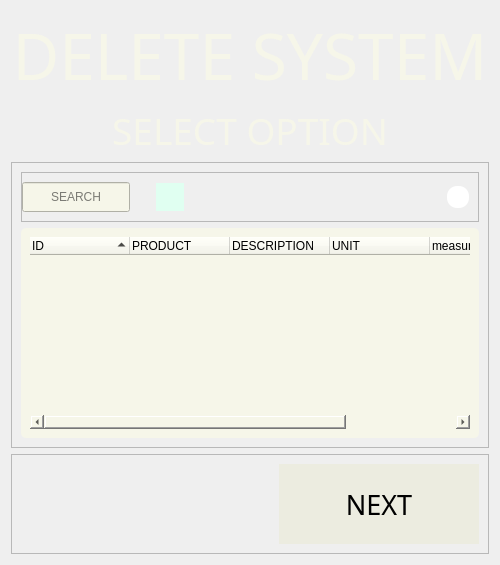
         <widget class="QWidget" name="rmpd">
          <layout class="QVBoxLayout" name="verticalLayout_37">
           <item>
            <widget class="QLabel" name="rmpd_lb_ds">
             <property name="font">
              <font>
               <family>Voga </family>
               <pointsize>48</pointsize>
               <weight>50</weight>
               <italic>false</italic>
               <bold>false</bold>
              </font>
             </property>
             <property name="styleSheet">
              <string notr="true">font: 48pt &quot;Voga &quot;;
 color:#f6f6e9;</string>
             </property>
             <property name="text">
              <string>DELETE SYSTEM</string>
             </property>
             <property name="alignment">
              <set>Qt::AlignCenter</set>
             </property>
            </widget>
           </item>
           <item>
            <widget class="QLabel" name="rmpd_lb_so">
             <property name="font">
              <font>
               <family>Fira Sans</family>
               <pointsize>28</pointsize>
               <weight>62</weight>
               <italic>false</italic>
               <bold>true</bold>
              </font>
             </property>
             <property name="styleSheet">
              <string notr="true">color:#f6f6e9;
font: 500 28pt &quot;Fira Sans&quot;;
</string>
             </property>
             <property name="text">
              <string>SELECT OPTION</string>
             </property>
             <property name="alignment">
              <set>Qt::AlignCenter</set>
             </property>
            </widget>
           </item>
           <item>
            <widget class="QStackedWidget" name="rmpd_stackedWidget">
             <property name="sizePolicy">
              <sizepolicy hsizetype="Preferred" vsizetype="MinimumExpanding">
               <horstretch>0</horstretch>
               <verstretch>0</verstretch>
              </sizepolicy>
             </property>
             <property name="frameShape">
              <enum>QFrame::StyledPanel</enum>
             </property>
             <property name="frameShadow">
              <enum>QFrame::Raised</enum>
             </property>
             <property name="currentIndex">
              <number>0</number>
             </property>
             <widget class="QWidget" name="rmpd_slct">
              <layout class="QVBoxLayout" name="verticalLayout_34">
               <item>
                <widget class="QFrame" name="rmpd_slct_f1">
                 <property name="sizePolicy">
                  <sizepolicy hsizetype="Preferred" vsizetype="Maximum">
                   <horstretch>0</horstretch>
                   <verstretch>0</verstretch>
                  </sizepolicy>
                 </property>
                 <property name="minimumSize">
                  <size>
                   <width>0</width>
                   <height>50</height>
                  </size>
                 </property>
                 <property name="frameShape">
                  <enum>QFrame::StyledPanel</enum>
                 </property>
                 <property name="frameShadow">
                  <enum>QFrame::Raised</enum>
                 </property>
                 <layout class="QHBoxLayout" name="horizontalLayout_37">
                  <property name="leftMargin">
                   <number>0</number>
                  </property>
                  <item>
                   <widget class="QLineEdit" name="rmpd_slct_src">
                    <property name="sizePolicy">
                     <sizepolicy hsizetype="MinimumExpanding" vsizetype="Fixed">
                      <horstretch>0</horstretch>
                      <verstretch>0</verstretch>
                     </sizepolicy>
                    </property>
                    <property name="minimumSize">
                     <size>
                      <width>0</width>
                      <height>30</height>
                     </size>
                    </property>
                    <property name="maximumSize">
                     <size>
                      <width>500</width>
                      <height>16777215</height>
                     </size>
                    </property>
                    <property name="toolTip">
                     <string>&lt;html&gt;&lt;head/&gt;&lt;body&gt;&lt;p&gt; INSERT PRODUCT NAME&lt;/p&gt;&lt;/body&gt;&lt;/html&gt;</string>
                    </property>
                    <property name="statusTip">
                     <string/>
                    </property>
                    <property name="styleSheet">
                     <string notr="true">QLineEdit{
background-color: rgb(246, 246, 233);
}
QToolTip { 
color: rgb(246, 246, 233);
background-color:rgb(31, 80, 20);
 border: 0px; 
font: 12pt &quot;Fira Sans &quot;;
}</string>
                    </property>
                    <property name="alignment">
                     <set>Qt::AlignCenter</set>
                    </property>
                    <property name="placeholderText">
                     <string>SEARCH</string>
                    </property>
                   </widget>
                  </item>
                  <item>
                   <spacer name="horizontalSpacer_32">
                    <property name="orientation">
                     <enum>Qt::Horizontal</enum>
                    </property>
                    <property name="sizeType">
                     <enum>QSizePolicy::Maximum</enum>
                    </property>
                    <property name="sizeHint" stdset="0">
                     <size>
                      <width>20</width>
                      <height>20</height>
                     </size>
                    </property>
                   </spacer>
                  </item>
                  <item>
                   <widget class="QPushButton" name="rmpd_slct_btn">
                    <property name="sizePolicy">
                     <sizepolicy hsizetype="Minimum" vsizetype="Fixed">
                      <horstretch>0</horstretch>
                      <verstretch>0</verstretch>
                     </sizepolicy>
                    </property>
                    <property name="minimumSize">
                     <size>
                      <width>28</width>
                      <height>0</height>
                     </size>
                    </property>
                    <property name="maximumSize">
                     <size>
                      <width>10</width>
                      <height>28</height>
                     </size>
                    </property>
                    <property name="styleSheet">
                     <string notr="true">QPushButton:hover
{
    border: 3px solid  rgb(205, 255, 225);
	background-color: rgb(200, 255, 220);
}
QPushButton {
	background-image: url(:/img/Interface_files/glass_src.png);
	background-repeat: no-repeat;
	background-color: rgb(224, 255, 241);
	border: 3px solid rgb(224, 255, 241);
}

/*background: center;*/

/*background: center;*/
</string>
                    </property>
                    <property name="text">
                     <string/>
                    </property>
                   </widget>
                  </item>
                  <item>
                   <spacer name="horizontalSpacer_33">
                    <property name="orientation">
                     <enum>Qt::Horizontal</enum>
                    </property>
                    <property name="sizeHint" stdset="0">
                     <size>
                      <width>257</width>
                      <height>20</height>
                     </size>
                    </property>
                   </spacer>
                  </item>
                  <item>
                   <widget class="QFrame" name="rmpd_w_f">
                    <property name="sizePolicy">
                     <sizepolicy hsizetype="Maximum" vsizetype="Maximum">
                      <horstretch>0</horstretch>
                      <verstretch>0</verstretch>
                     </sizepolicy>
                    </property>
                    <property name="minimumSize">
                     <size>
                      <width>22</width>
                      <height>22</height>
                     </size>
                    </property>
                    <property name="maximumSize">
                     <size>
                      <width>22</width>
                      <height>22</height>
                     </size>
                    </property>
                    <property name="toolTip">
                     <string>&lt;html&gt;&lt;head/&gt;&lt;body&gt;&lt;p&gt;HOVER YOUR MOUSE OVER THE DESIRED FIELD FOR HELP&lt;/p&gt;&lt;/body&gt;&lt;/html&gt;</string>
                    </property>
                    <property name="statusTip">
                     <string/>
                    </property>
                    <property name="styleSheet">
                     <string notr="true">QFrame{
border-image: url(:/img/Interface_files/qestion.png) 0 0 0 0 sketch sketch;
background-color: rgb(255, 255, 255);
border-radius: 10px;
}
QToolTip { 
color: rgb(246, 246, 233);
background-color:rgb(31, 80, 20);
 border: 0px; 
font: 12pt &quot;Fira Sans &quot;;
}</string>
                    </property>
                    <property name="frameShape">
                     <enum>QFrame::StyledPanel</enum>
                    </property>
                    <property name="frameShadow">
                     <enum>QFrame::Raised</enum>
                    </property>
                   </widget>
                  </item>
                 </layout>
                </widget>
               </item>
               <item>
                <widget class="QFrame" name="rmpd_slct_f2">
                 <property name="styleSheet">
                  <string notr="true">background-color: rgb(246, 246, 233);
border-radius: 5px;
</string>
                 </property>
                 <property name="frameShape">
                  <enum>QFrame::StyledPanel</enum>
                 </property>
                 <property name="frameShadow">
                  <enum>QFrame::Raised</enum>
                 </property>
                 <layout class="QVBoxLayout" name="verticalLayout_35">
                  <item>
                   <widget class="QTreeWidget" name="rmpd_f_tree">
                    <property name="tabKeyNavigation">
                     <bool>false</bool>
                    </property>
                    <property name="indentation">
                     <number>20</number>
                    </property>
                    <property name="rootIsDecorated">
                     <bool>false</bool>
                    </property>
                    <property name="uniformRowHeights">
                     <bool>false</bool>
                    </property>
                    <property name="itemsExpandable">
                     <bool>true</bool>
                    </property>
                    <property name="sortingEnabled">
                     <bool>true</bool>
                    </property>
                    <property name="animated">
                     <bool>false</bool>
                    </property>
                    <property name="allColumnsShowFocus">
                     <bool>false</bool>
                    </property>
                    <property name="wordWrap">
                     <bool>false</bool>
                    </property>
                    <property name="headerHidden">
                     <bool>false</bool>
                    </property>
                    <attribute name="headerMinimumSectionSize">
                     <number>39</number>
                    </attribute>
                    <column>
                     <property name="text">
                      <string>ID</string>
                     </property>
                    </column>
                    <column>
                     <property name="text">
                      <string>PRODUCT</string>
                     </property>
                    </column>
                    <column>
                     <property name="text">
                      <string>DESCRIPTION</string>
                     </property>
                    </column>
                    <column>
                     <property name="text">
                      <string>UNIT</string>
                     </property>
                    </column>
                    <column>
                     <property name="text">
                      <string>measure</string>
                     </property>
                    </column>
                    <column>
                     <property name="text">
                      <string>VALUE</string>
                     </property>
                    </column>
                   </widget>
                  </item>
                 </layout>
                </widget>
               </item>
              </layout>
             </widget>
             <widget class="QWidget" name="rmpd_sc">
              <layout class="QVBoxLayout" name="verticalLayout_36">
               <item>
                <widget class="QLabel" name="rmpd_sc_lb_suc">
                 <property name="styleSheet">
                  <string notr="true">font:65pt &quot;Voga &quot;; color:#f6f6e9;</string>
                 </property>
                 <property name="text">
                  <string>PRODUCT DELETED
SUCCESSFULLY</string>
                 </property>
                 <property name="scaledContents">
                  <bool>false</bool>
                 </property>
                 <property name="alignment">
                  <set>Qt::AlignCenter</set>
                 </property>
                </widget>
               </item>
              </layout>
             </widget>
            </widget>
           </item>
           <item>
            <widget class="QFrame" name="rmpd_btn">
             <property name="sizePolicy">
              <sizepolicy hsizetype="Preferred" vsizetype="Minimum">
               <horstretch>0</horstretch>
               <verstretch>0</verstretch>
              </sizepolicy>
             </property>
             <property name="minimumSize">
              <size>
               <width>0</width>
               <height>100</height>
              </size>
             </property>
             <property name="frameShape">
              <enum>QFrame::StyledPanel</enum>
             </property>
             <property name="frameShadow">
              <enum>QFrame::Raised</enum>
             </property>
             <layout class="QHBoxLayout" name="horizontalLayout_36">
              <item>
               <spacer name="horizontalSpacer_31">
                <property name="orientation">
                 <enum>Qt::Horizontal</enum>
                </property>
                <property name="sizeType">
                 <enum>QSizePolicy::MinimumExpanding</enum>
                </property>
                <property name="sizeHint" stdset="0">
                 <size>
                  <width>100</width>
                  <height>20</height>
                 </size>
                </property>
               </spacer>
              </item>
              <item>
               <widget class="QPushButton" name="rmpd_btn_n">
                <property name="sizePolicy">
                 <sizepolicy hsizetype="Minimum" vsizetype="Preferred">
                  <horstretch>0</horstretch>
                  <verstretch>0</verstretch>
                 </sizepolicy>
                </property>
                <property name="minimumSize">
                 <size>
                  <width>200</width>
                  <height>0</height>
                 </size>
                </property>
                <property name="sizeIncrement">
                 <size>
                  <width>0</width>
                  <height>0</height>
                 </size>
                </property>
                <property name="font">
                 <font>
                  <family>Fira Sans Medium</family>
                  <pointsize>20</pointsize>
                 </font>
                </property>
                <property name="styleSheet">
                 <string notr="true">QPushButton:hover
{
   border: 4px solid  rgb(31, 80, 20);
	background-color: rgb(212, 212, 201);
	

}
QPushButton {
	background-color: rgb(236, 236, 224);
	border: none;
}
</string>
                </property>
                <property name="text">
                 <string>NEXT</string>
                </property>
                <property name="autoDefault">
                 <bool>false</bool>
                </property>
                <property name="flat">
                 <bool>false</bool>
                </property>
               </widget>
              </item>
             </layout>
            </widget>
           </item>
          </layout>
         </widget>
